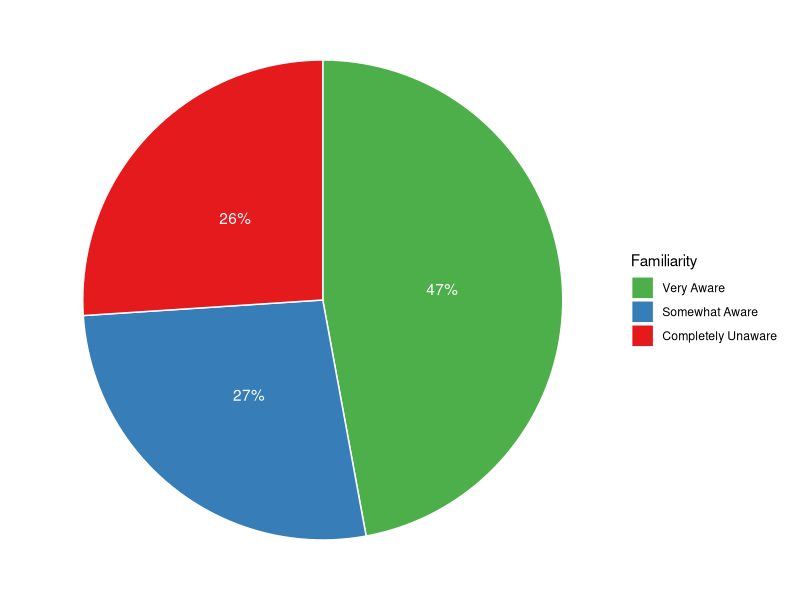

Recreate this plot in R.
library(tidyverse)

data <- read_csv("../data/figure-1-data.csv", col_types="fi")

pie_data <- data %>%
  mutate(proportion=count/sum(count)) %>%
  arrange(desc(proportion)) %>%
  mutate(lab.ypos = cumsum(proportion) - 0.5*proportion)

ggplot(pie_data, aes(x=2, y=proportion, fill=familiarity)) +
  geom_bar(stat="identity", color="white") +
  coord_polar(theta="y", start=0) +
  geom_text(aes(y=lab.ypos, label=paste(round(proportion*100), "%", sep="")), color="white") +
  scale_fill_brewer(palette="Set1", name="Familiarity", guide=guide_legend(reverse=TRUE)) +
  theme_void()